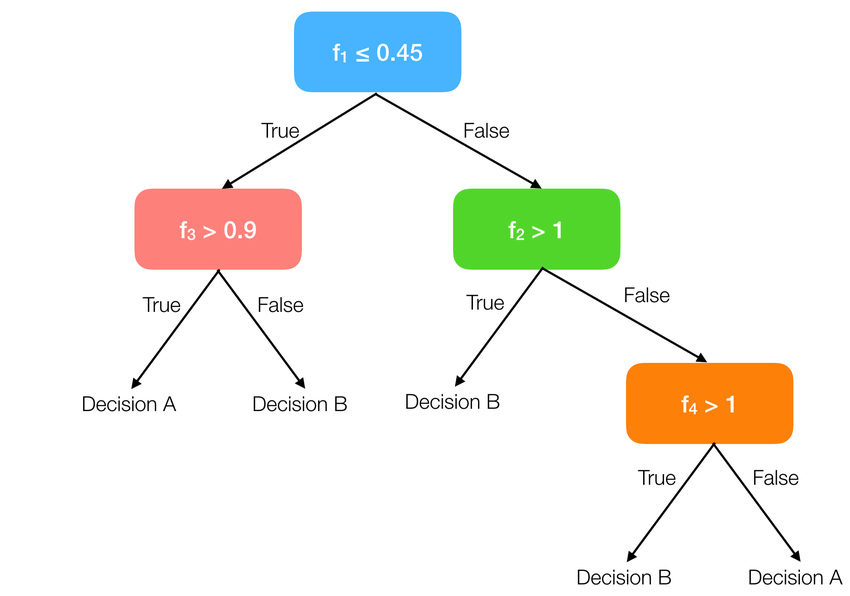
#> input picture Classification/Figures/tree_classifier.png, 850 x 596 px
$ jupyter execute --allow-errors DecisionTreeClassifier.ipynb
#> lines starting #> are read from the running program, lines starting #| are printed output that depends on the picture
## Implementing of the Decision Tree Classifier for Binary Classification Problem

[cell 1]
import numpy as np
import matplotlib.pyplot as plt
from sklearn.datasets import make_classification
from sklearn.model_selection import train_test_split
from PIL import Image

[cell 2]
dataset=make_classification(n_samples=1000,n_features=4,n_classes=2)

[cell 3]
X=dataset[0]
y=dataset[1]

[cell 4]
X.shape

[cell 5]
plt.figure(figsize=(12,8))
plt.scatter(X[y == 0, 0], X[y == 0, 1], s = 40, c = 'red', label = 'Class- 1')
plt.scatter(X[y == 1, 0], X[y == 1, 1], s = 40, c = 'blue', label = 'Class- 2')

plt.scatter(X[y == 0, 1], X[y == 0, 2], s = 40, c = 'red')
plt.scatter(X[y == 1, 1], X[y == 1, 2], s = 40, c = 'blue')

plt.scatter(X[y == 0, 2], X[y == 0, 3], s = 40, c = 'red')
plt.scatter(X[y == 1, 2], X[y == 1, 3], s = 40, c = 'blue')
plt.legend()
plt.xlabel('Features')
plt.ylabel('Variables')
plt.title('Classified All Data')
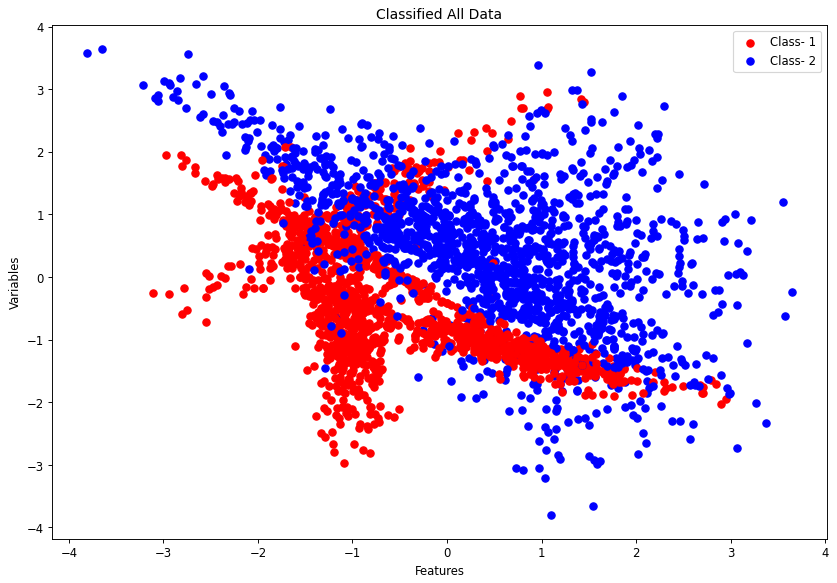
#> figure drawn by matplotlib, 1 panel

[cell 6]
plt.figure(figsize=(12,8))
plt.scatter(X[:,0],X[:,1],c='orange')
plt.scatter(X[:,1],X[:,2],c='orange')
plt.scatter(X[:,2],X[:,3],c='orange')
plt.xlabel('Features')
plt.ylabel('Variables')
plt.title('Unclassified All Data')
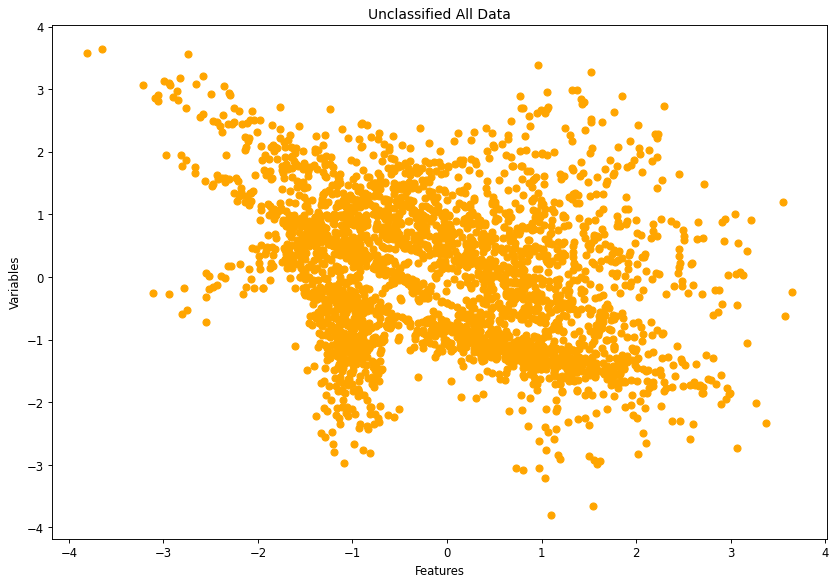
#> figure drawn by matplotlib, 1 panel

#### Terminology

* Decision Node : When a sub-node splits into further sub-nodes, it’s a decision node.
* Leaf Node or Terminal Node : Nodes that do not split are called leaf or terminal nodes
* Branch or Sub-Tree : A sub-section of decision tree is called branch or a sub-tree, just as a portion of a graph is called a sub-graph.
* Parent Node and Child Node : These are relative terms. Any node that falls under another node is a child node or sub-node, and any node which precedes those child nodes is called a parent node.

#### Description of the Decision Tree Regressor

* **#1 threshold** : threshold values are generated by unique values in each column of X_train

* **#2 split()** : The left and right datasets are created by comparing the generated threshold values with the data in each column and row of X_train

* **#3 information_gain()** : computation of the information gain.

    The gini index or entropy can be used as information gain. **These methods have explained the below in the figure.**

    It determines which of the n pairs of right and left datasets formed after the split() method will be selected. The split pair with high information gain is selected.

* **#4 best_split()** : Thresholds mentioned in step 1 **(#1)** are created here.

    The left and right datasets created with each unique threshold value and the unsplitted X_train(parent) dataset enter information_gain().

    In step 3 **(#3)**, the split with the highest information gain is selected and this is considered as BEST SPLIT.

    **BEST SPLIT** is the dict() data structure that holds the index of the selected column of X_train, the current information gain from which it is selected, the threshold value that separates the left and right datasets, and accordingly the left and right datasets.

    In this way, the right and left child nodes are selected.

* **#5 build_tree()** : This is recursive function. min_samples_split and max_depth are checked. The best_split() method runs and the BEST SPLIT obtained is used to create the left and right sub_trees (**branches**). The current depth is incremented with each if condition and decision nodes are created.

    Decision nodes obtained by returning the Node() class become node objects.

    **BUT !!** Data that does not meet the first if condition, i.e. RESULTED, goes to the NON-Decision Node node type : **LEAF NODE**.

* **#6 leaf_value()** : Whichever binary value has the most in the y_train data stack arriving at the leaf node, that value is returned.

    Leaf node is output node, it does not create branches again, it gives direct results.At the stage 5 **(#5)**, the data that DOES NOT comply with the if condition and goes directly to leaf_value() becomes an object of the Node() class.

    Assigned to **value** in Node()'s constructor.

* **#7 fit()** : X_train and y_train are concatenated in an array and form the **data** variable, which is mentioned abundantly in the methods mentioned above. Assign the build_tree() method to the *root* attribute.

* **#8 make_prediction()** : Remember in step 4 **(#4)** best split() returns a Node() object !!

     It is a recursive function.

     The first if condition checks whether a leaf node has been created or not.

     If it is, it returns **root.value**, that is, the value attribute of the constructor of the Node() object.

     **root.feature_idx** allows the index of the selected column of X_train to assign to each row of X_test (example: X_test[0][root.feature.idx] = numeric value) .

     The second if condition compares **root.threshold** with the value in the **root.feature_idx** column in row n of X_test.

     If the value obtained is less than threshold and equal to the left child node; if it is greater, the right child goes to the node and continues until the leaf node is reached, that is, the recursive function returns.

* **#9 predict()** : Applies the make_prediction() method to the entire X_test.

#### Example Figures of the Decision Trees for the Better Understanding

[cell 7]
Image.open('Figures/tree_classifier.png')

#> (a cell that did not finish here is left out)

[cell 9]
Image.open('Figures/gini_entropy.jpeg')
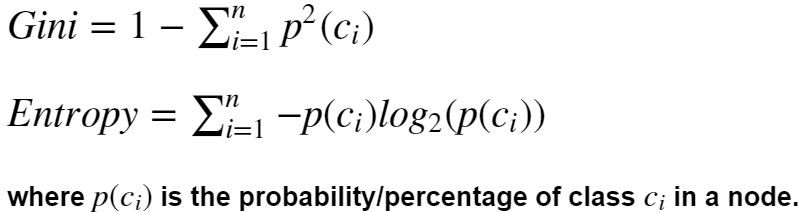
#> input picture Classification/Figures/gini_entropy.jpeg, 804 x 212 px

[cell 10]
X_train,X_test,y_train,y_test=train_test_split(X,y,test_size=0.33,random_state=42)

[cell 11]
class Node():
    def __init__(self, feature_idx=None, threshold=None, left=None, right=None, info_gain=None, value=None):

        # for decision node
        self.feature_idx = feature_idx
        self.threshold = threshold  #threshold
        self.left = left #left child node
        self.right = right #right chil node
        self.info_gain = info_gain #information gain

        # for leaf node
        self.value = value

[cell 12]
class DecisionTreeClassifier_mine():

    """
    A decision tree regressor.

    Parameters::

        min_samples_split : int or float, default=2
        The minimum number of samples required to split an internal node:

        min_samples_leaf : int or float, default=1
        The minimum number of samples required to be at a leaf node.

        splitter : str, default=best
        Supported strategies are “best” to choose the best split

        random_state : bool, default=None

    """


    def __init__(self, min_samples_split=2, max_depth=2,random_state=None,criterion='gini'):

        self.root = None
        self.random_state=random_state
        self.criterion=criterion

        self.min_samples_split = min_samples_split
        self.max_depth = max_depth


    def split(self, data, feature_idx, threshold):

        data_left = np.array([row for row in data if row[feature_idx]<=threshold])
        data_right = np.array([row for row in data if row[feature_idx]>threshold])

        return data_left, data_right


    def information_gain(self,parent,left_child,right_child):

        weight_left = left_child.shape[0] / parent.shape[0]
        weight_right = right_child.shape[0] / parent.shape[0]

        if self.criterion=='gini':

            return self.gini_impurity(parent)-( (weight_left*self.gini_impurity(left_child))  +  (weight_right*self.gini_impurity(right_child) ) )

        elif self.criterion=='entropy':

            return self.entropy(parent)-( (weight_left*self.entropy(left_child))  +  (weight_right*self.entropy(right_child) ) )


    def gini_impurity(self,y):

        labels=np.unique(y)
        gini=np.array([ (len(np.where(y==label)[0])/y.shape[0])**2 for label in labels]) #probability**2 calculation according to formula

        return 1-gini.sum()


    def entropy(self,y):

        labels=np.unique(y)
        entropy=0

        for label in labels:

            p=len(np.where(y==label)[0])/y.shape[0] #probability calculation according to formula
            entropy+= -p*np.log2(p)

        return entropy


    def best_split(self, data, n_features):

#> called with data = array of shape (670, 5), n_features = 4
        best_split_dict = {}
        max_info_gain = -float("inf")

        for feature_idx in range(n_features):

            feature_values = data[:, feature_idx]
            possible_thresholds = np.unique(feature_values)
            np.random.seed(self.random_state)

            for threshold in possible_thresholds:

                data_left, data_right = self.split(data, feature_idx, threshold)

                if len(data_left)>0 and len(data_right)>0:

                    parent,left_child,right_child=data[:,-1],data_left[:,-1],data_right[:,-1]
                    curr_info_gain = self.information_gain(parent, left_child, right_child)

                    if curr_info_gain>max_info_gain:

                        best_split_dict["feature_idx"] = feature_idx
                        best_split_dict["threshold"] = threshold
                        best_split_dict["data_left"] = data_left
                        best_split_dict["data_right"] = data_right
                        best_split_dict["info_gain"] = curr_info_gain
                        max_info_gain = curr_info_gain

        return best_split_dict


    def leaf_value(self, y):

        y=list(y)
        return max(y,key=y.count)


    def build_tree(self, data, curr_depth=0):

        X=data[:,:-1]
        y=data[:,-1]
        n_samples, n_features = np.shape(X)
        best_split_dict = {}

        if (n_samples>=self.min_samples_split) and (curr_depth<=self.max_depth):

            best_split_dict = self.best_split(data, n_features)

            if best_split_dict["info_gain"]>0:

                left_subtree = self.build_tree(best_split_dict["data_left"], curr_depth+1)

                right_subtree = self.build_tree(best_split_dict["data_right"], curr_depth+1)

                return Node(best_split_dict["feature_idx"], best_split_dict["threshold"],
                            left_subtree, right_subtree, best_split_dict["info_gain"])


        leaf_node=self.leaf_value(y)

        return Node(value=leaf_node)


    def fit(self, X, y):

        data = np.c_[X,y]
        self.root = self.build_tree(data)


    def make_prediction(self, row, root):

        if root.value!=None:

            return root.value

        feature_variable = row[root.feature_idx]

        if feature_variable <=root.threshold:

            return self.make_prediction(row, root.left)

        else:

            return self.make_prediction(row, root.right)


    def predict(self, X):

        preditions = np.array([self.make_prediction(x, self.root) for x in X])
        return preditions

#### Hand-made ,Criterion = Entropy Loss

[cell 13]
from sklearn.metrics import accuracy_score,f1_score,roc_auc_score,jaccard_score,confusion_matrix
import seaborn as sns

[cell 14]
model_mine=DecisionTreeClassifier_mine(max_depth=2,min_samples_split=2,random_state=42,criterion='entropy')

[cell 15]
model_mine.fit(X_train,y_train)

[cell 16]
yhat_mine=model_mine.predict(X_test)

[cell 17]
f1_score(y_test,yhat_mine)

[cell 18]
jaccard_score(y_test,yhat_mine)

[cell 19]
accuracy_score(y_test,yhat_mine)

[cell 20]
roc_auc_score(y_test,yhat_mine)

#### Plots Hand-made

[cell 21]
cm_mine=confusion_matrix(y_test,yhat_mine)

[cell 22]
fig=plt.figure(figsize=(12,8))
fig=sns.heatmap(confusion_matrix(y_test,yhat_mine),annot=True)
fig.set(xlabel='Actual Values', ylabel='Predicted Values')
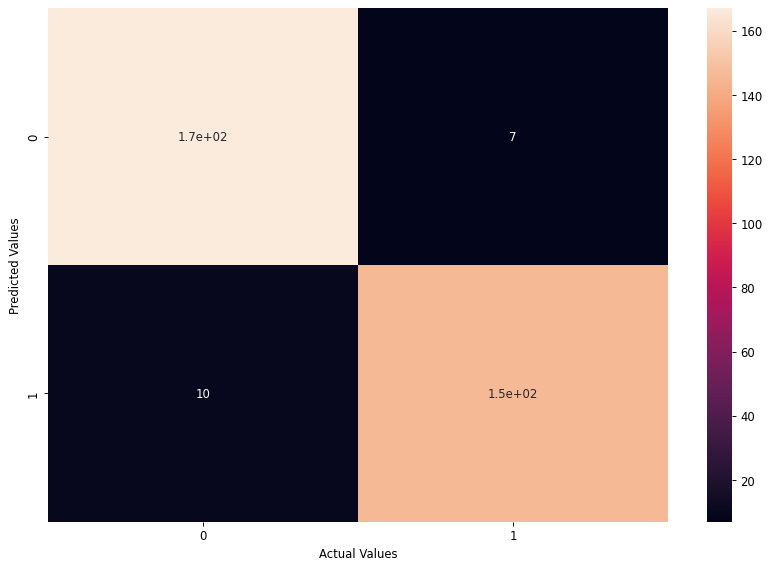
#> figure drawn by matplotlib, 2 panels

[cell 23]
fig, (ax1, ax2) = plt.subplots(1, 2, sharey=True,figsize=(20,8))
ax1.scatter(X_test[y_test == 0, 0], X_test[y_test == 0, 1], s = 40, c ='r', label = 'Class- 1')
ax1.scatter(X_test[y_test == 1, 0], X_test[y_test == 1, 1], s = 40, c ='b', label = 'Class- 2')

ax1.scatter(X_test[y_test == 0, 1], X_test[y_test == 0, 2], s = 40, c ='r')
ax1.scatter(X_test[y_test == 1, 1], X_test[y_test == 1, 2], s = 40, c = 'b')

ax1.scatter(X_test[y_test == 0, 2], X_test[y_test == 0, 3], s = 40, c ='r')
ax1.scatter(X_test[y_test == 1, 2], X_test[y_test == 1, 3], s = 40, c = 'b')

ax1.legend()
ax1.set_xlabel('Features')
ax1.set_ylabel('Variables')
ax1.set_title('Classified Test Data')

ax2.scatter(X_test[yhat_mine == 0, 0], X_test[yhat_mine == 0, 1], s = 40, c ='r', label = 'Class- 1')
ax2.scatter(X_test[yhat_mine == 1, 0], X_test[yhat_mine == 1, 1], s = 40, c ='b', label = 'Class- 2')

ax2.scatter(X_test[yhat_mine == 0, 1], X_test[yhat_mine == 0, 2], s = 40, c ='r')
ax2.scatter(X_test[yhat_mine == 1, 0], X_test[yhat_mine == 1, 2], s = 40, c = 'b')

ax2.scatter(X_test[yhat_mine == 0, 2], X_test[yhat_mine == 0, 3], s = 40, c ='r')
ax2.scatter(X_test[yhat_mine == 1, 2], X_test[yhat_mine == 1, 3], s = 40, c = 'b')

ax2.legend()
ax2.set_xlabel('Features')
ax2.set_ylabel('Variables')
ax2.set_title('Classified Predict Data (Hand-made)')
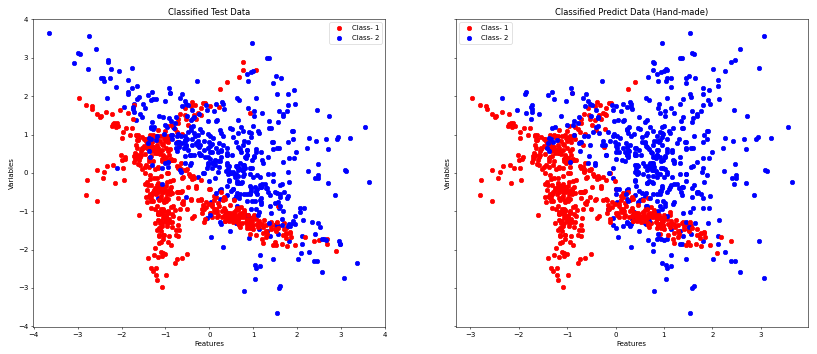
#> figure drawn by matplotlib, 2 panels

#### Sklearn Results , Criterion = Entropy Loss

[cell 24]
from sklearn.tree import DecisionTreeClassifier,plot_tree

[cell 25]
model_sklearn=DecisionTreeClassifier(criterion='entropy',random_state=42,max_depth=2,min_samples_split=2)

[cell 26]
model_sklearn.fit(X_train,y_train)

[cell 27]
yhat_sklearn=model_sklearn.predict(X_test)

[cell 28]
f1_score(y_test,yhat_sklearn)

[cell 29]
jaccard_score(y_test,yhat_sklearn)

[cell 30]
accuracy_score(y_test,yhat_sklearn)

[cell 31]
roc_auc_score(y_test,yhat_sklearn)

#### Plots Sklearn

[cell 32]
fig=plt.figure(figsize=(12,8))
fig=sns.heatmap(confusion_matrix(y_test,yhat_sklearn),annot=True)
fig.set(xlabel='Actual Values', ylabel='Predicted Values')
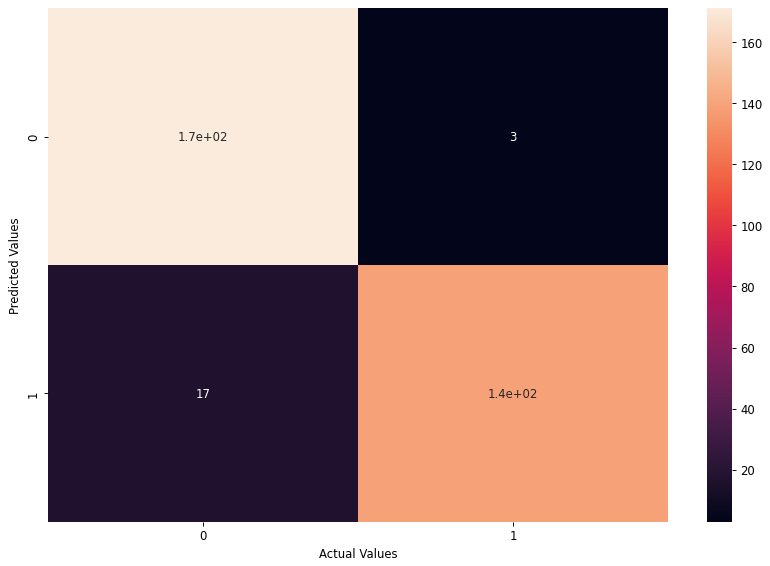
#> figure drawn by matplotlib, 2 panels

[cell 33]
fig, (ax1, ax2) = plt.subplots(1, 2, sharey=True,figsize=(20,8))
ax1.scatter(X_test[y_test == 0, 0], X_test[y_test == 0, 1], s = 40, c ='r', label = 'Class- 1')
ax1.scatter(X_test[y_test == 1, 0], X_test[y_test == 1, 1], s = 40, c ='b', label = 'Class- 2')

ax1.scatter(X_test[y_test == 0, 1], X_test[y_test == 0, 2], s = 40, c ='r')
ax1.scatter(X_test[y_test == 1, 1], X_test[y_test == 1, 2], s = 40, c = 'b')

ax1.scatter(X_test[y_test == 0, 2], X_test[y_test == 0, 3], s = 40, c ='r')
ax1.scatter(X_test[y_test == 1, 2], X_test[y_test == 1, 3], s = 40, c = 'b')

ax1.legend()
ax1.set_xlabel('Features')
ax1.set_ylabel('Variables')
ax1.set_title('Classified Test Data')

ax2.scatter(X_test[yhat_sklearn== 0, 0], X_test[yhat_sklearn == 0, 1], s = 40, c ='r', label = 'Class- 1')
ax2.scatter(X_test[yhat_sklearn == 1, 0], X_test[yhat_sklearn == 1, 1], s = 40, c ='b', label = 'Class- 2')

ax2.scatter(X_test[yhat_sklearn == 0, 1], X_test[yhat_sklearn == 0, 2], s = 40, c ='r')
ax2.scatter(X_test[yhat_sklearn == 1, 1], X_test[yhat_sklearn == 1, 2], s = 40, c = 'b')

ax2.scatter(X_test[yhat_sklearn == 0, 2], X_test[yhat_sklearn == 0, 3], s = 40, c ='r')
ax2.scatter(X_test[yhat_sklearn == 1, 2], X_test[yhat_sklearn == 1, 3], s = 40, c = 'b')

ax2.legend()
ax2.set_xlabel('Features')
ax2.set_ylabel('Variables')
ax2.set_title('Classified Predict Data (Sklearn)')
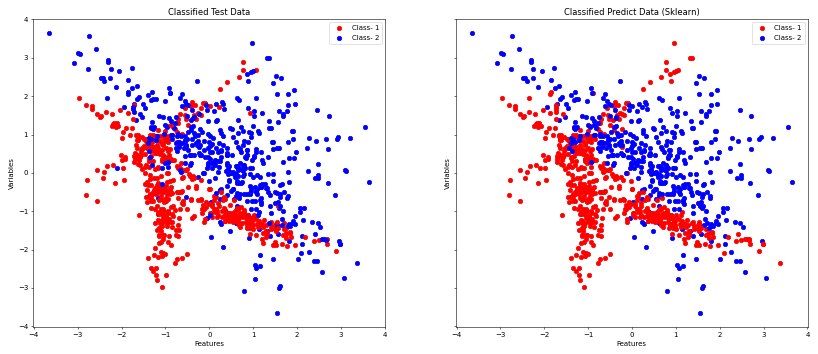
#> figure drawn by matplotlib, 2 panels
